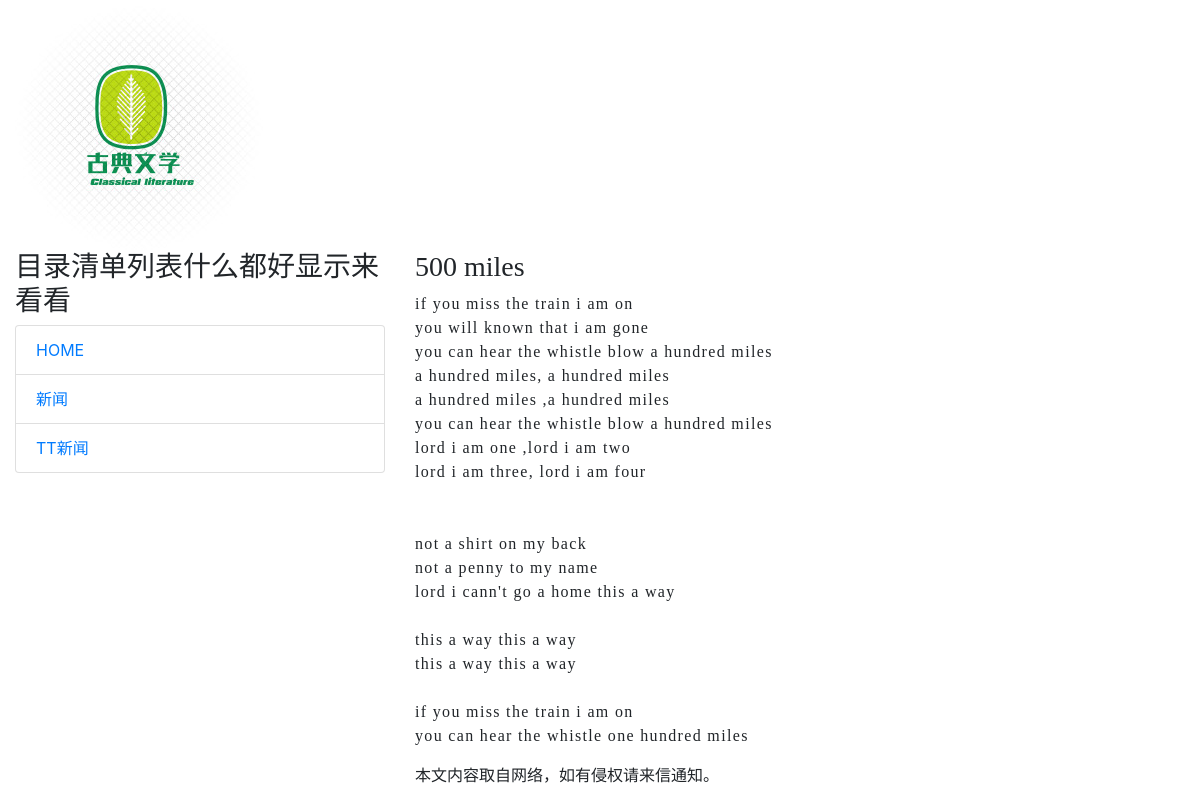
The page /post/firstpost/ on the database its author committed.
### mainsite/models.py (models this page shows, shortened)
class Post(models.Model):
    title = models.CharField(max_length=200)
    slug = models.CharField(max_length=200)
    body = models.TextField()
    pub_date = models.DateTimeField(default=timezone.now)
    class Meta:
        ordering = ('-pub_date',)

### mainsite/views.py (the view)
# urls.py: path('post/<slug:slug>/',showpost)
def showpost(request,slug):
    try:
        post = Post.objects.get(slug = slug)
        if post != None:
            return render (request, 'post.html', locals())
    except:
        return redirect('/')

### templates/post.html (shortened to what this page needs)
{% extends 'base.html' %}
{% block headmessage %}
    <h3 style='font-family:微软雅黑;'>{{ post.title }} </h3>
{% endblock %}
{% block content %}
        <p style='font-family:微软雅黑;font-size:12pt;letter-spacing:1pt;'>
	    {{ post.body | safe }}
	</p>
{% endblock %}

### rows shown on the page
Post: title "500 miles", body "if you miss the train i am on you will known that i am gone you can hear the whistle blow a hundred miles a hundred miles, a hundred miles a hundred miles ,a hundred miles you can hear the whistle blow a hundred miles lord i am one ,lord i am two lord i am three, lord i am four not a shirt on my back not a penny to my name lord i cann't go a home this a way this a way this a way this a way this a way if you miss the train i am on you can hear the whistle one hundred miles"
